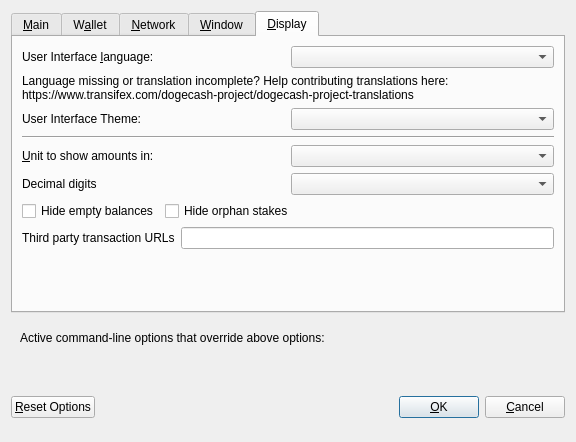
<?xml version="1.0" encoding="UTF-8"?>
<ui version="4.0">
 <class>OptionsDialog</class>
 <widget class="QDialog" name="OptionsDialog">
  <property name="geometry">
   <rect>
    <x>0</x>
    <y>0</y>
    <width>576</width>
    <height>442</height>
   </rect>
  </property>
  <property name="windowTitle">
   <string>Options</string>
  </property>
  <property name="modal">
   <bool>true</bool>
  </property>
  <layout class="QVBoxLayout" name="verticalLayout">
   <item>
    <widget class="QTabWidget" name="tabWidget">
     <property name="currentIndex">
      <number>4</number>
     </property>
     <widget class="QWidget" name="tabMain">
      <attribute name="title">
       <string>&amp;Main</string>
      </attribute>
      <layout class="QVBoxLayout" name="verticalLayout_Main">
       <item>
        <widget class="QCheckBox" name="bitcoinAtStartup">
         <property name="toolTip">
          <string>Automatically start dogecash after logging in to the system.</string>
         </property>
         <property name="text">
          <string>&amp;Start dogecash on system login</string>
         </property>
        </widget>
       </item>
       <item>
        <layout class="QHBoxLayout" name="horizontalLayout_2_Main">
         <item>
          <widget class="QLabel" name="databaseCacheLabel">
           <property name="text">
            <string>Size of &amp;database cache</string>
           </property>
           <property name="textFormat">
            <enum>Qt::PlainText</enum>
           </property>
           <property name="buddy">
            <cstring>databaseCache</cstring>
           </property>
          </widget>
         </item>
         <item>
          <widget class="QSpinBox" name="databaseCache"/>
         </item>
         <item>
          <widget class="QLabel" name="databaseCacheUnitLabel">
           <property name="text">
            <string>MB</string>
           </property>
           <property name="textFormat">
            <enum>Qt::PlainText</enum>
           </property>
          </widget>
         </item>
         <item>
          <spacer name="horizontalSpacer_2_Main">
           <property name="orientation">
            <enum>Qt::Horizontal</enum>
           </property>
           <property name="sizeHint" stdset="0">
            <size>
             <width>40</width>
             <height>20</height>
            </size>
           </property>
          </spacer>
         </item>
        </layout>
       </item>
       <item>
        <layout class="QHBoxLayout" name="horizontalLayout_3_Main">
         <item>
          <widget class="QLabel" name="threadsScriptVerifLabel">
           <property name="text">
            <string>Number of script &amp;verification threads</string>
           </property>
           <property name="textFormat">
            <enum>Qt::PlainText</enum>
           </property>
           <property name="buddy">
            <cstring>threadsScriptVerif</cstring>
           </property>
          </widget>
         </item>
         <item>
          <widget class="QSpinBox" name="threadsScriptVerif">
           <property name="toolTip">
            <string>(0 = auto, &lt;0 = leave that many cores free)</string>
           </property>
          </widget>
         </item>
         <item>
          <spacer name="horizontalSpacer_3_Main">
           <property name="orientation">
            <enum>Qt::Horizontal</enum>
           </property>
           <property name="sizeHint" stdset="0">
            <size>
             <width>40</width>
             <height>20</height>
            </size>
           </property>
          </spacer>
         </item>
        </layout>
       </item>
       <item>
        <spacer name="verticalSpacer_2">
         <property name="orientation">
          <enum>Qt::Vertical</enum>
         </property>
         <property name="sizeHint" stdset="0">
          <size>
           <width>20</width>
           <height>40</height>
          </size>
         </property>
        </spacer>
       </item>
       <item>
        <layout class="QHBoxLayout" name="horiz-autominting-layout">
         <item>
          <widget class="QCheckBox" name="checkBoxZeromintEnable">
           <property name="toolTip">
            <string>Enable automatic minting of DOGEC units to zDOGEC</string>
           </property>
           <property name="layoutDirection">
            <enum>Qt::LeftToRight</enum>
           </property>
           <property name="text">
            <string>Enable zDOGEC Automint</string>
           </property>
          </widget>
         </item>
         <item>
          <widget class="QCheckBox" name="checkBoxZeromintAddresses">
           <property name="toolTip">
            <string>Enable automatic zDOGEC minting from specific addresses</string>
           </property>
           <property name="layoutDirection">
            <enum>Qt::LeftToRight</enum>
           </property>
           <property name="text">
            <string>Enable Automint Addresses</string>
           </property>
          </widget>
         </item>
        </layout>
       </item>
       <item>
        <layout class="QHBoxLayout" name="horizontalLayout_3">
         <item>
          <widget class="QLabel" name="percentage_label">
           <property name="toolTip">
            <string>Percentage of incoming DOGEC which get automatically converted to zDOGEC via Zerocoin Protocol (min: 10%)</string>
           </property>
           <property name="text">
            <string>Percentage of autominted zDOGEC</string>
           </property>
          </widget>
         </item>
         <item>
          <widget class="QSpinBox" name="zeromintPercentage">
           <property name="minimum">
            <number>1</number>
           </property>
           <property name="maximum">
            <number>100</number>
           </property>
          </widget>
         </item>
        </layout>
       </item>
       <item>
        <layout class="QHBoxLayout" name="horizontalLayout" stretch="0,0">
         <property name="sizeConstraint">
          <enum>QLayout::SetFixedSize</enum>
         </property>
         <item>
          <widget class="QLabel" name="labelPreferredDenom">
           <property name="maximumSize">
            <size>
             <width>16777215</width>
             <height>16777215</height>
            </size>
           </property>
           <property name="toolTip">
            <string>Wait with automatic conversion to Zerocoin until enough DOGEC for this denomination is available</string>
           </property>
           <property name="text">
            <string>Preferred Automint zDOGEC Denomination</string>
           </property>
          </widget>
         </item>
         <item>
          <widget class="QComboBox" name="preferredDenom">
           <property name="maximumSize">
            <size>
             <width>16777215</width>
             <height>27</height>
            </size>
           </property>
           <property name="toolTip">
            <string>Wait with automatic conversion to Zerocoin until enough DOGEC for this denomination is available</string>
           </property>
           <property name="maxVisibleItems">
            <number>9</number>
           </property>
           <property name="maxCount">
            <number>9</number>
           </property>
          </widget>
         </item>
        </layout>
       </item>
      </layout>
     </widget>
     <widget class="QWidget" name="tabWallet">
      <attribute name="title">
       <string>W&amp;allet</string>
      </attribute>
      <layout class="QVBoxLayout" name="verticalLayout_Wallet">
       <item>
        <layout class="QHBoxLayout" name="horizontalLayout_2_Wallet">
         <item>
          <widget class="QLabel" name="labelStakeSplitThresholdText">
           <property name="text">
            <string>Stake split threshold:</string>
           </property>
          </widget>
         </item>
         <item>
          <widget class="QSpinBox" name="spinBoxStakeSplitThreshold">
           <property name="minimum">
            <number>1</number>
           </property>
           <property name="maximum">
            <number>999999</number>
           </property>
          </widget>
         </item>
        </layout>
       </item>
       <item>
        <widget class="QGroupBox" name="groupBox">
         <property name="title">
          <string>Expert</string>
         </property>
         <layout class="QVBoxLayout" name="verticalLayout_2">
          <item>
           <widget class="QCheckBox" name="coinControlFeatures">
            <property name="toolTip">
             <string>Whether to show coin control features or not.</string>
            </property>
            <property name="text">
             <string>Enable coin &amp;control features</string>
            </property>
           </widget>
          </item>
          <item>
           <widget class="QCheckBox" name="showMasternodesTab">
            <property name="toolTip">
             <string>Show additional tab listing all your masternodes in first sub-tab&lt;br/&gt;and all masternodes on the network in second sub-tab.</string>
            </property>
            <property name="text">
             <string>Show Masternodes Tab</string>
            </property>
           </widget>
          </item>
          <item>
           <widget class="QCheckBox" name="spendZeroConfChange">
            <property name="toolTip">
             <string>If you disable the spending of unconfirmed change, the change from a transaction&lt;br/&gt;cannot be used until that transaction has at least one confirmation.&lt;br/&gt;This also affects how your balance is computed.</string>
            </property>
            <property name="text">
             <string>&amp;Spend unconfirmed change</string>
            </property>
           </widget>
          </item>
         </layout>
        </widget>
       </item>
       <item>
        <spacer name="verticalSpacer_Wallet">
         <property name="orientation">
          <enum>Qt::Vertical</enum>
         </property>
         <property name="sizeHint" stdset="0">
          <size>
           <width>20</width>
           <height>40</height>
          </size>
         </property>
        </spacer>
       </item>
      </layout>
     </widget>
     <widget class="QWidget" name="tabNetwork">
      <attribute name="title">
       <string>&amp;Network</string>
      </attribute>
      <layout class="QVBoxLayout" name="verticalLayout_Network">
       <item>
        <widget class="QCheckBox" name="mapPortUpnp">
         <property name="toolTip">
          <string>Automatically open the dogecash client port on the router. This only works when your router supports UPnP and it is enabled.</string>
         </property>
         <property name="text">
          <string>Map port using &amp;UPnP</string>
         </property>
        </widget>
       </item>
       <item>
        <widget class="QCheckBox" name="allowIncoming">
         <property name="toolTip">
          <string>Accept connections from outside</string>
         </property>
         <property name="text">
          <string>Allow incoming connections</string>
         </property>
        </widget>
       </item>
       <item>
        <widget class="QCheckBox" name="connectSocks">
         <property name="toolTip">
          <string>Connect to the dogecash network through a SOCKS5 proxy.</string>
         </property>
         <property name="text">
          <string>&amp;Connect through SOCKS5 proxy (default proxy):</string>
         </property>
        </widget>
       </item>
       <item>
        <layout class="QHBoxLayout" name="horizontalLayout_1_Network">
         <item>
          <widget class="QLabel" name="proxyIpLabel">
           <property name="text">
            <string>Proxy &amp;IP:</string>
           </property>
           <property name="textFormat">
            <enum>Qt::PlainText</enum>
           </property>
           <property name="buddy">
            <cstring>proxyIp</cstring>
           </property>
          </widget>
         </item>
         <item>
          <widget class="QValidatedLineEdit" name="proxyIp">
           <property name="minimumSize">
            <size>
             <width>140</width>
             <height>0</height>
            </size>
           </property>
           <property name="maximumSize">
            <size>
             <width>140</width>
             <height>16777215</height>
            </size>
           </property>
           <property name="toolTip">
            <string>IP address of the proxy (e.g. IPv4: 127.0.0.1 / IPv6: ::1)</string>
           </property>
          </widget>
         </item>
         <item>
          <widget class="QLabel" name="proxyPortLabel">
           <property name="text">
            <string>&amp;Port:</string>
           </property>
           <property name="textFormat">
            <enum>Qt::PlainText</enum>
           </property>
           <property name="buddy">
            <cstring>proxyPort</cstring>
           </property>
          </widget>
         </item>
         <item>
          <widget class="QLineEdit" name="proxyPort">
           <property name="minimumSize">
            <size>
             <width>55</width>
             <height>0</height>
            </size>
           </property>
           <property name="maximumSize">
            <size>
             <width>55</width>
             <height>16777215</height>
            </size>
           </property>
           <property name="toolTip">
            <string>Port of the proxy (e.g. 9050)</string>
           </property>
          </widget>
         </item>
         <item>
          <spacer name="horizontalSpacer_1_Network">
           <property name="orientation">
            <enum>Qt::Horizontal</enum>
           </property>
           <property name="sizeHint" stdset="0">
            <size>
             <width>40</width>
             <height>20</height>
            </size>
           </property>
          </spacer>
         </item>
        </layout>
       </item>
       <item>
        <spacer name="verticalSpacer_Network">
         <property name="orientation">
          <enum>Qt::Vertical</enum>
         </property>
         <property name="sizeHint" stdset="0">
          <size>
           <width>20</width>
           <height>40</height>
          </size>
         </property>
        </spacer>
       </item>
      </layout>
     </widget>
     <widget class="QWidget" name="tabWindow">
      <attribute name="title">
       <string>&amp;Window</string>
      </attribute>
      <layout class="QVBoxLayout" name="verticalLayout_Window">
       <item>
        <widget class="QCheckBox" name="minimizeToTray">
         <property name="toolTip">
          <string>Show only a tray icon after minimizing the window.</string>
         </property>
         <property name="text">
          <string>&amp;Minimize to the tray instead of the taskbar</string>
         </property>
        </widget>
       </item>
       <item>
        <widget class="QCheckBox" name="minimizeOnClose">
         <property name="toolTip">
          <string>Minimize instead of exit the application when the window is closed. When this option is enabled, the application will be closed only after selecting Quit in the menu.</string>
         </property>
         <property name="text">
          <string>M&amp;inimize on close</string>
         </property>
        </widget>
       </item>
       <item>
        <spacer name="verticalSpacer_Window">
         <property name="orientation">
          <enum>Qt::Vertical</enum>
         </property>
         <property name="sizeHint" stdset="0">
          <size>
           <width>20</width>
           <height>40</height>
          </size>
         </property>
        </spacer>
       </item>
      </layout>
     </widget>
     <widget class="QWidget" name="tabDisplay">
      <attribute name="title">
       <string>&amp;Display</string>
      </attribute>
      <layout class="QVBoxLayout" name="verticalLayout_Display">
       <item>
        <layout class="QHBoxLayout" name="horizontalLayout_1_Display">
         <item>
          <widget class="QLabel" name="langLabel">
           <property name="text">
            <string>User Interface &amp;language:</string>
           </property>
           <property name="textFormat">
            <enum>Qt::PlainText</enum>
           </property>
           <property name="buddy">
            <cstring>lang</cstring>
           </property>
          </widget>
         </item>
         <item>
          <widget class="QValueComboBox" name="lang">
           <property name="toolTip">
            <string>The user interface language can be set here. This setting will take effect after restarting dogecash.</string>
           </property>
          </widget>
         </item>
        </layout>
       </item>
       <item>
        <widget class="QLabel" name="label_3">
         <property name="toolTip">
          <string notr="true"/>
         </property>
         <property name="statusTip">
          <string notr="true"/>
         </property>
         <property name="whatsThis">
          <string notr="true"/>
         </property>
         <property name="accessibleName">
          <string notr="true"/>
         </property>
         <property name="text">
          <string>Language missing or translation incomplete? Help contributing translations here:
https://www.transifex.com/dogecash-project/dogecash-project-translations</string>
         </property>
         <property name="wordWrap">
          <bool>true</bool>
         </property>
         <property name="openExternalLinks">
          <bool>true</bool>
         </property>
         <property name="textInteractionFlags">
          <set>Qt::TextBrowserInteraction</set>
         </property>
        </widget>
       </item>
       <item>
        <layout class="QHBoxLayout" name="horizontalLayout_2_Display" stretch="0,0">
         <item>
          <widget class="QLabel" name="themeLabel">
           <property name="text">
            <string>User Interface Theme:</string>
           </property>
          </widget>
         </item>
         <item>
          <widget class="QValueComboBox" name="theme"/>
         </item>
        </layout>
       </item>
       <item>
        <widget class="Line" name="line">
         <property name="orientation">
          <enum>Qt::Horizontal</enum>
         </property>
        </widget>
       </item>
       <item>
        <layout class="QHBoxLayout" name="horizontalLayout_3_Display">
         <item>
          <widget class="QLabel" name="unitLabel">
           <property name="text">
            <string>&amp;Unit to show amounts in:</string>
           </property>
           <property name="textFormat">
            <enum>Qt::PlainText</enum>
           </property>
           <property name="buddy">
            <cstring>unit</cstring>
           </property>
          </widget>
         </item>
         <item>
          <widget class="QValueComboBox" name="unit">
           <property name="toolTip">
            <string>Choose the default subdivision unit to show in the interface and when sending coins.</string>
           </property>
          </widget>
         </item>
        </layout>
       </item>
       <item>
        <layout class="QHBoxLayout" name="horizontalLayout_4_Display">
         <item>
          <widget class="QLabel" name="digitsLabel">
           <property name="text">
            <string>Decimal digits</string>
           </property>
          </widget>
         </item>
         <item>
          <widget class="QValueComboBox" name="digits"/>
         </item>
        </layout>
       </item>
       <item>
        <layout class="QHBoxLayout" name="horizontalLayout_5_Display">
         <item>
          <widget class="QCheckBox" name="checkBoxHideZeroBalances">
           <property name="toolTip">
            <string>Hide empty balances</string>
           </property>
           <property name="layoutDirection">
            <enum>Qt::LeftToRight</enum>
           </property>
           <property name="text">
            <string>Hide empty balances</string>
           </property>
          </widget>
         </item>
         <item>
          <widget class="QCheckBox" name="checkBoxHideOrphans">
           <property name="toolTip">
            <string>Hide orphan stakes in transaction lists</string>
           </property>
           <property name="text">
            <string>Hide orphan stakes</string>
           </property>
          </widget>
         </item>
         <item>
          <spacer name="horizontalSpacer">
           <property name="orientation">
            <enum>Qt::Horizontal</enum>
           </property>
           <property name="sizeHint" stdset="0">
            <size>
             <width>40</width>
             <height>20</height>
            </size>
           </property>
          </spacer>
         </item>
        </layout>
       </item>
       <item>
        <layout class="QHBoxLayout" name="horizontalLayout_6_Display">
         <item>
          <widget class="QLabel" name="thirdPartyTxUrlsLabel">
           <property name="toolTip">
            <string>Third party URLs (e.g. a block explorer) that appear in the transactions tab as context menu items. %s in the URL is replaced by transaction hash. Multiple URLs are separated by vertical bar |.</string>
           </property>
           <property name="text">
            <string>Third party transaction URLs</string>
           </property>
           <property name="buddy">
            <cstring>thirdPartyTxUrls</cstring>
           </property>
          </widget>
         </item>
         <item>
          <widget class="QLineEdit" name="thirdPartyTxUrls">
           <property name="toolTip">
            <string>Third party URLs (e.g. a block explorer) that appear in the transactions tab as context menu items. %s in the URL is replaced by transaction hash. Multiple URLs are separated by vertical bar |.</string>
           </property>
          </widget>
         </item>
        </layout>
       </item>
       <item>
        <spacer name="verticalSpacer">
         <property name="orientation">
          <enum>Qt::Vertical</enum>
         </property>
         <property name="sizeHint" stdset="0">
          <size>
           <width>20</width>
           <height>40</height>
          </size>
         </property>
        </spacer>
       </item>
      </layout>
     </widget>
    </widget>
   </item>
   <item>
    <widget class="QFrame" name="frame">
     <layout class="QVBoxLayout" name="verticalLayout_Bottom">
      <item>
       <layout class="QHBoxLayout" name="horizontalLayout_Bottom">
        <item>
         <widget class="QLabel" name="overriddenByCommandLineInfoLabel">
          <property name="text">
           <string>Active command-line options that override above options:</string>
          </property>
          <property name="textFormat">
           <enum>Qt::PlainText</enum>
          </property>
         </widget>
        </item>
        <item>
         <spacer name="horizontalSpacer_Bottom">
          <property name="orientation">
           <enum>Qt::Horizontal</enum>
          </property>
          <property name="sizeHint" stdset="0">
           <size>
            <width>40</width>
            <height>20</height>
           </size>
          </property>
         </spacer>
        </item>
       </layout>
      </item>
      <item>
       <widget class="QLabel" name="overriddenByCommandLineLabel">
        <property name="text">
         <string/>
        </property>
        <property name="textFormat">
         <enum>Qt::PlainText</enum>
        </property>
        <property name="wordWrap">
         <bool>true</bool>
        </property>
       </widget>
      </item>
     </layout>
    </widget>
   </item>
   <item>
    <layout class="QHBoxLayout" name="horizontalLayout_Buttons">
     <item>
      <widget class="QPushButton" name="resetButton">
       <property name="toolTip">
        <string>Reset all client options to default.</string>
       </property>
       <property name="text">
        <string>&amp;Reset Options</string>
       </property>
       <property name="autoDefault">
        <bool>false</bool>
       </property>
      </widget>
     </item>
     <item>
      <spacer name="horizontalSpacer_1">
       <property name="orientation">
        <enum>Qt::Horizontal</enum>
       </property>
       <property name="sizeHint" stdset="0">
        <size>
         <width>40</width>
         <height>48</height>
        </size>
       </property>
      </spacer>
     </item>
     <item>
      <widget class="QLabel" name="statusLabel">
       <property name="minimumSize">
        <size>
         <width>200</width>
         <height>0</height>
        </size>
       </property>
       <property name="font">
        <font>
         <weight>75</weight>
         <bold>true</bold>
        </font>
       </property>
       <property name="text">
        <string/>
       </property>
       <property name="textFormat">
        <enum>Qt::PlainText</enum>
       </property>
       <property name="wordWrap">
        <bool>true</bool>
       </property>
      </widget>
     </item>
     <item>
      <spacer name="horizontalSpacer_2">
       <property name="orientation">
        <enum>Qt::Horizontal</enum>
       </property>
       <property name="sizeHint" stdset="0">
        <size>
         <width>40</width>
         <height>48</height>
        </size>
       </property>
      </spacer>
     </item>
     <item>
      <widget class="QPushButton" name="okButton">
       <property name="text">
        <string>&amp;OK</string>
       </property>
       <property name="autoDefault">
        <bool>false</bool>
       </property>
       <property name="default">
        <bool>true</bool>
       </property>
      </widget>
     </item>
     <item>
      <widget class="QPushButton" name="cancelButton">
       <property name="text">
        <string>&amp;Cancel</string>
       </property>
       <property name="autoDefault">
        <bool>false</bool>
       </property>
      </widget>
     </item>
    </layout>
   </item>
  </layout>
 </widget>
 <customwidgets>
  <customwidget>
   <class>QValidatedLineEdit</class>
   <extends>QLineEdit</extends>
   <header>qvalidatedlineedit.h</header>
  </customwidget>
  <customwidget>
   <class>QValueComboBox</class>
   <extends>QComboBox</extends>
   <header>qvaluecombobox.h</header>
  </customwidget>
 </customwidgets>
 <resources/>
 <connections/>
</ui>
